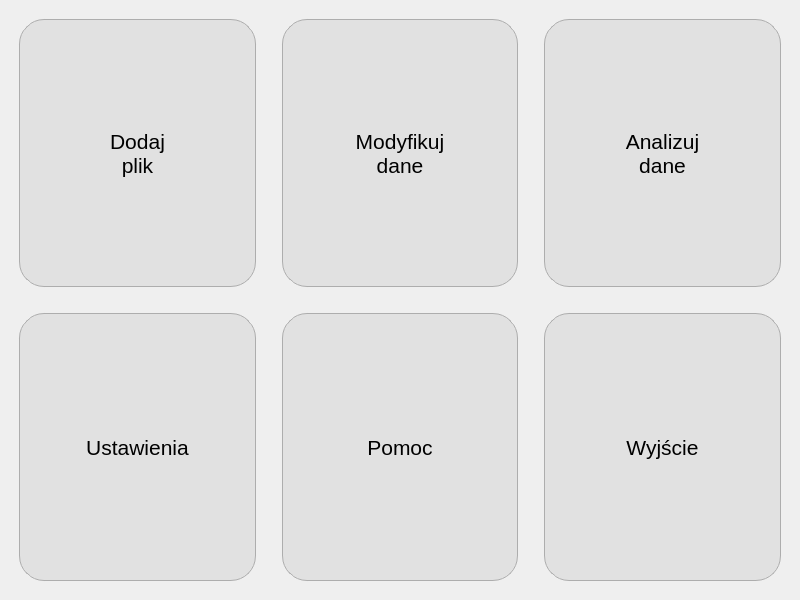
<?xml version="1.0" encoding="UTF-8"?>
<ui version="4.0">
 <class>MainWindow</class>
 <widget class="QMainWindow" name="MainWindow">
  <property name="geometry">
   <rect>
    <x>0</x>
    <y>0</y>
    <width>800</width>
    <height>600</height>
   </rect>
  </property>
  <property name="minimumSize">
   <size>
    <width>800</width>
    <height>600</height>
   </size>
  </property>
  <property name="windowTitle">
   <string>Dex</string>
  </property>
  <property name="windowIcon">
   <iconset resource="../images/app-icon/app-icon.qrc">
    <normaloff>:/images/app-icon/dex-icon-512x512.png</normaloff>:/images/app-icon/dex-icon-512x512.png</iconset>
  </property>
  <widget class="QWidget" name="centralwidget">
   <layout class="QVBoxLayout" name="verticalLayout">
    <item>
     <layout class="QHBoxLayout" name="horizontalLayout">
      <item>
       <widget class="QToolButton" name="button_add_file">
        <property name="minimumSize">
         <size>
          <width>0</width>
          <height>150</height>
         </size>
        </property>
        <property name="maximumSize">
         <size>
          <width>3000</width>
          <height>1500</height>
         </size>
        </property>
        <property name="font">
         <font>
          <pointsize>16</pointsize>
         </font>
        </property>
        <property name="mouseTracking">
         <bool>true</bool>
        </property>
        <property name="styleSheet">
         <string notr="true">QToolButton {
    	background-color: rgb(225,225,225);
		color: black;
		padding: 50%;
    	border: 1px solid rgb(173,173,173);
	    border-radius: 25%;
  		margin-top: 10%;
  		margin-bottom: 10%;
  		margin-right: 10%;
  		margin-left: 10%;
}
 
QToolButton:hover {
    	background-color: rgb(229,241,251);
		color: black;
		padding: 50%;
    	border: 1px solid rgb(0,84,153);
	    border-radius: 25%;
  		margin-top: 10%;
  		margin-bottom: 10%;
  		margin-right: 10%;
  		margin-left: 10%;
    }

QToolButton:pressed {
    	background-color: rgb(204,228,247);
		color: black;
		padding: 50%;
    	border: 1px solid rgb(0,84,153);
	    border-radius: 25%;
  		margin-top: 1%;
  		margin-bottom: 1%;
  		margin-right: 1%;
  		margin-left: 1%;
    }</string>
        </property>
        <property name="text">
         <string>Dodaj
plik</string>
        </property>
        <property name="icon">
         <iconset resource="../images/main-window/main-window.qrc">
          <normaloff>:/images/main-window/mw-add-file.svg</normaloff>:/images/main-window/mw-add-file.svg</iconset>
        </property>
        <property name="iconSize">
         <size>
          <width>70</width>
          <height>70</height>
         </size>
        </property>
        <property name="checkable">
         <bool>false</bool>
        </property>
        <property name="toolButtonStyle">
         <enum>Qt::ToolButtonTextUnderIcon</enum>
        </property>
        <property name="arrowType">
         <enum>Qt::NoArrow</enum>
        </property>
       </widget>
      </item>
      <item>
       <widget class="QToolButton" name="button_modify_data">
        <property name="minimumSize">
         <size>
          <width>200</width>
          <height>150</height>
         </size>
        </property>
        <property name="maximumSize">
         <size>
          <width>3000</width>
          <height>1500</height>
         </size>
        </property>
        <property name="font">
         <font>
          <pointsize>16</pointsize>
         </font>
        </property>
        <property name="styleSheet">
         <string notr="true">QToolButton {
    	background-color: rgb(225,225,225);
		color: black;
		padding: 50%;
    	border: 1px solid rgb(173,173,173);
	    border-radius: 25%;
  		margin-top: 10%;
  		margin-bottom: 10%;
  		margin-right: 10%;
  		margin-left: 10%;
}
 
QToolButton:hover {
    	background-color: rgb(229,241,251);
		color: black;
		padding: 50%;
    	border: 1px solid rgb(0,84,153);
	    border-radius: 25%;
  		margin-top: 10%;
  		margin-bottom: 10%;
  		margin-right: 10%;
  		margin-left: 10%;
    }

QToolButton:pressed {
    	background-color: rgb(204,228,247);
		color: black;
		padding: 50%;
    	border: 1px solid rgb(0,84,153);
	    border-radius: 25%;
  		margin-top: 1%;
  		margin-bottom: 1%;
  		margin-right: 1%;
  		margin-left: 1%;
    }</string>
        </property>
        <property name="text">
         <string>Modyfikuj
dane</string>
        </property>
        <property name="icon">
         <iconset resource="../images/main-window/main-window.qrc">
          <normaloff>:/images/main-window/mw-modify-data.svg</normaloff>:/images/main-window/mw-modify-data.svg</iconset>
        </property>
        <property name="iconSize">
         <size>
          <width>70</width>
          <height>70</height>
         </size>
        </property>
        <property name="checkable">
         <bool>false</bool>
        </property>
        <property name="toolButtonStyle">
         <enum>Qt::ToolButtonTextUnderIcon</enum>
        </property>
        <property name="arrowType">
         <enum>Qt::NoArrow</enum>
        </property>
       </widget>
      </item>
      <item>
       <widget class="QToolButton" name="button_analysis_data">
        <property name="minimumSize">
         <size>
          <width>200</width>
          <height>150</height>
         </size>
        </property>
        <property name="maximumSize">
         <size>
          <width>3000</width>
          <height>1500</height>
         </size>
        </property>
        <property name="font">
         <font>
          <pointsize>16</pointsize>
         </font>
        </property>
        <property name="styleSheet">
         <string notr="true">QToolButton {
    	background-color: rgb(225,225,225);
		color: black;
		padding: 50%;
    	border: 1px solid rgb(173,173,173);
	    border-radius: 25%;
  		margin-top: 10%;
  		margin-bottom: 10%;
  		margin-right: 10%;
  		margin-left: 10%;
}
 
QToolButton:hover {
    	background-color: rgb(229,241,251);
		color: black;
		padding: 50%;
    	border: 1px solid rgb(0,84,153);
	    border-radius: 25%;
  		margin-top: 10%;
  		margin-bottom: 10%;
  		margin-right: 10%;
  		margin-left: 10%;
    }

QToolButton:pressed {
    	background-color: rgb(204,228,247);
		color: black;
		padding: 50%;
    	border: 1px solid rgb(0,84,153);
	    border-radius: 25%;
  		margin-top: 1%;
  		margin-bottom: 1%;
  		margin-right: 1%;
  		margin-left: 1%;
    }</string>
        </property>
        <property name="text">
         <string>Analizuj
dane</string>
        </property>
        <property name="icon">
         <iconset resource="../images/main-window/main-window.qrc">
          <normaloff>:/images/main-window/mw-data-analysis.svg</normaloff>:/images/main-window/mw-data-analysis.svg</iconset>
        </property>
        <property name="iconSize">
         <size>
          <width>70</width>
          <height>70</height>
         </size>
        </property>
        <property name="checkable">
         <bool>false</bool>
        </property>
        <property name="toolButtonStyle">
         <enum>Qt::ToolButtonTextUnderIcon</enum>
        </property>
        <property name="arrowType">
         <enum>Qt::NoArrow</enum>
        </property>
       </widget>
      </item>
     </layout>
    </item>
    <item>
     <layout class="QHBoxLayout" name="horizontalLayout_2" stretch="0,0,0">
      <property name="spacing">
       <number>6</number>
      </property>
      <item>
       <widget class="QToolButton" name="button_settings">
        <property name="minimumSize">
         <size>
          <width>200</width>
          <height>150</height>
         </size>
        </property>
        <property name="maximumSize">
         <size>
          <width>3000</width>
          <height>1500</height>
         </size>
        </property>
        <property name="font">
         <font>
          <pointsize>16</pointsize>
         </font>
        </property>
        <property name="styleSheet">
         <string notr="true">QToolButton {
    	background-color: rgb(225,225,225);
		color: black;
		padding: 50%;
    	border: 1px solid rgb(173,173,173);
	    border-radius: 25%;
  		margin-top: 10%;
  		margin-bottom: 10%;
  		margin-right: 10%;
  		margin-left: 10%;
}
 
QToolButton:hover {
    	background-color: rgb(229,241,251);
		color: black;
		padding: 50%;
    	border: 1px solid rgb(0,84,153);
	    border-radius: 25%;
  		margin-top: 10%;
  		margin-bottom: 10%;
  		margin-right: 10%;
  		margin-left: 10%;
    }

QToolButton:pressed {
    	background-color: rgb(204,228,247);
		color: black;
		padding: 50%;
    	border: 1px solid rgb(0,84,153);
	    border-radius: 25%;
  		margin-top: 1%;
  		margin-bottom: 1%;
  		margin-right: 1%;
  		margin-left: 1%;
    }</string>
        </property>
        <property name="text">
         <string>Ustawienia</string>
        </property>
        <property name="icon">
         <iconset resource="../images/main-window/main-window.qrc">
          <normaloff>:/images/main-window/mw-settings.svg</normaloff>:/images/main-window/mw-settings.svg</iconset>
        </property>
        <property name="iconSize">
         <size>
          <width>70</width>
          <height>70</height>
         </size>
        </property>
        <property name="checkable">
         <bool>false</bool>
        </property>
        <property name="toolButtonStyle">
         <enum>Qt::ToolButtonTextUnderIcon</enum>
        </property>
        <property name="arrowType">
         <enum>Qt::NoArrow</enum>
        </property>
       </widget>
      </item>
      <item>
       <widget class="QToolButton" name="button_help">
        <property name="minimumSize">
         <size>
          <width>200</width>
          <height>150</height>
         </size>
        </property>
        <property name="maximumSize">
         <size>
          <width>3000</width>
          <height>1500</height>
         </size>
        </property>
        <property name="font">
         <font>
          <pointsize>16</pointsize>
         </font>
        </property>
        <property name="styleSheet">
         <string notr="true">QToolButton {
    	background-color: rgb(225,225,225);
		color: black;
		padding: 50%;
    	border: 1px solid rgb(173,173,173);
	    border-radius: 25%;
  		margin-top: 10%;
  		margin-bottom: 10%;
  		margin-right: 10%;
  		margin-left: 10%;
}
 
QToolButton:hover {
    	background-color: rgb(229,241,251);
		color: black;
		padding: 50%;
    	border: 1px solid rgb(0,84,153);
	    border-radius: 25%;
  		margin-top: 10%;
  		margin-bottom: 10%;
  		margin-right: 10%;
  		margin-left: 10%;
    }

QToolButton:pressed {
    	background-color: rgb(204,228,247);
		color: black;
		padding: 50%;
    	border: 1px solid rgb(0,84,153);
	    border-radius: 25%;
  		margin-top: 1%;
  		margin-bottom: 1%;
  		margin-right: 1%;
  		margin-left: 1%;
    }</string>
        </property>
        <property name="text">
         <string>Pomoc</string>
        </property>
        <property name="icon">
         <iconset resource="../images/main-window/main-window.qrc">
          <normaloff>:/images/main-window/mw-help.svg</normaloff>:/images/main-window/mw-help.svg</iconset>
        </property>
        <property name="iconSize">
         <size>
          <width>70</width>
          <height>70</height>
         </size>
        </property>
        <property name="checkable">
         <bool>false</bool>
        </property>
        <property name="toolButtonStyle">
         <enum>Qt::ToolButtonTextUnderIcon</enum>
        </property>
        <property name="arrowType">
         <enum>Qt::NoArrow</enum>
        </property>
       </widget>
      </item>
      <item>
       <widget class="QToolButton" name="button_exit">
        <property name="minimumSize">
         <size>
          <width>200</width>
          <height>150</height>
         </size>
        </property>
        <property name="maximumSize">
         <size>
          <width>3000</width>
          <height>1500</height>
         </size>
        </property>
        <property name="font">
         <font>
          <pointsize>16</pointsize>
         </font>
        </property>
        <property name="styleSheet">
         <string notr="true">QToolButton {
    	background-color: rgb(225,225,225);
		color: black;
		padding: 50%;
    	border: 1px solid rgb(173,173,173);
	    border-radius: 25%;
  		margin-top: 10%;
  		margin-bottom: 10%;
  		margin-right: 10%;
  		margin-left: 10%;
}
 
QToolButton:hover {
    	background-color: rgb(229,241,251);
		color: black;
		padding: 50%;
    	border: 1px solid rgb(0,84,153);
	    border-radius: 25%;
  		margin-top: 10%;
  		margin-bottom: 10%;
  		margin-right: 10%;
  		margin-left: 10%;
    }

QToolButton:pressed {
    	background-color: rgb(204,228,247);
		color: black;
		padding: 50%;
    	border: 1px solid rgb(0,84,153);
	    border-radius: 25%;
  		margin-top: 1%;
  		margin-bottom: 1%;
  		margin-right: 1%;
  		margin-left: 1%;
    }</string>
        </property>
        <property name="text">
         <string>Wyjście</string>
        </property>
        <property name="icon">
         <iconset resource="../images/main-window/main-window.qrc">
          <normaloff>:/images/main-window/mw-exit.svg</normaloff>:/images/main-window/mw-exit.svg</iconset>
        </property>
        <property name="iconSize">
         <size>
          <width>70</width>
          <height>70</height>
         </size>
        </property>
        <property name="checkable">
         <bool>false</bool>
        </property>
        <property name="toolButtonStyle">
         <enum>Qt::ToolButtonTextUnderIcon</enum>
        </property>
        <property name="arrowType">
         <enum>Qt::NoArrow</enum>
        </property>
       </widget>
      </item>
     </layout>
    </item>
   </layout>
  </widget>
 </widget>
 <resources>
  <include location="../images/main-window/main-window.qrc"/>
  <include location="../images/app-icon/app-icon.qrc"/>
 </resources>
 <connections/>
</ui>
